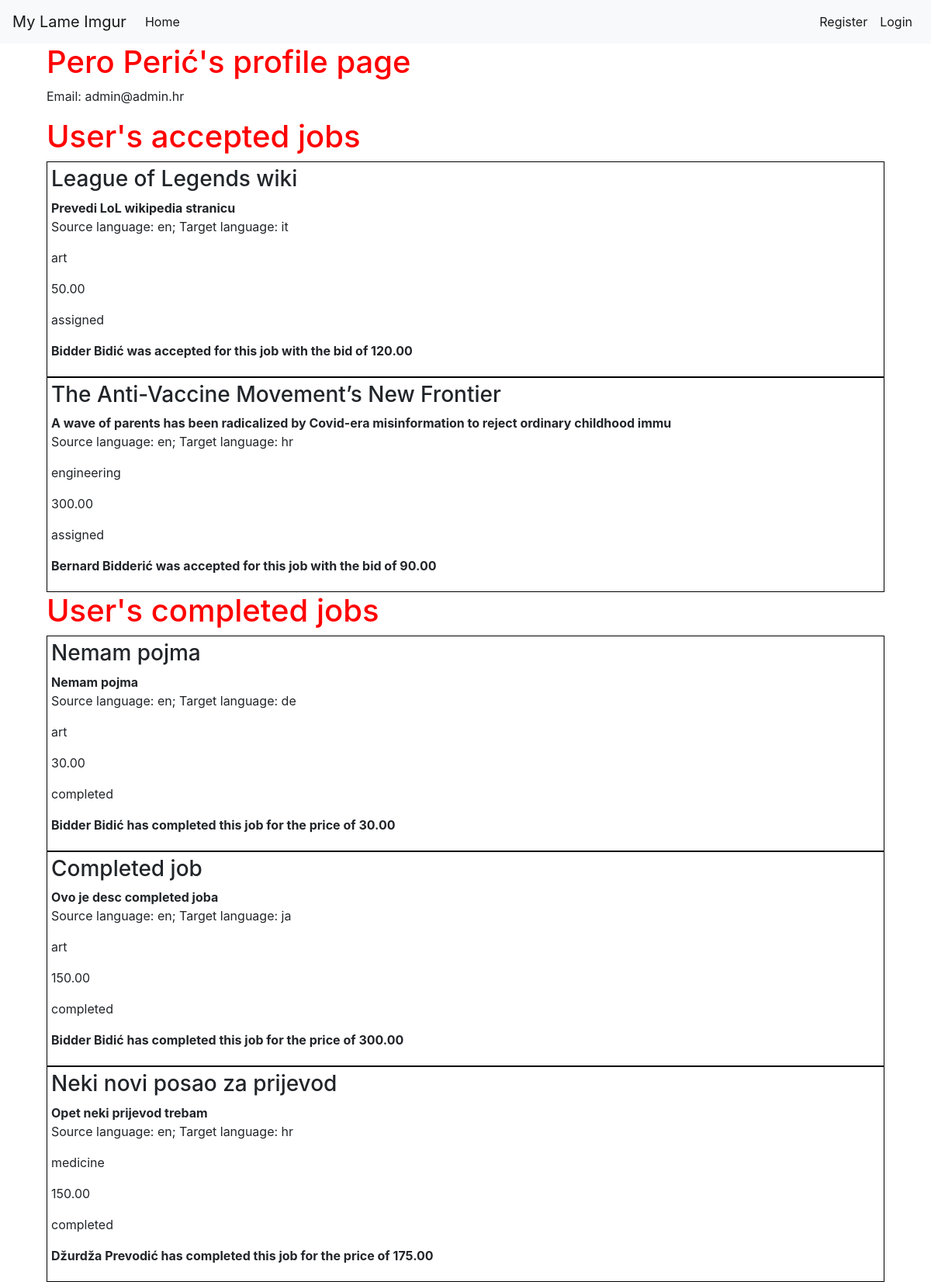
Screenshot of /accounts/profile/1 with the database file from the repository.
### app/models.py (models this page shows, shortened)
class Account(models.Model):
    user = models.OneToOneField(User, on_delete=models.CASCADE)
    name = models.CharField(max_length=100)
    balance = models.DecimalField(max_digits=8, decimal_places=2, default=0)
    translator = models.BooleanField()

class Job(models.Model):
    class Status(models.TextChoices):
        AVAILABLE = 'available', "Available"
        ASSIGNED = 'assigned', "Assigned"
        IN_PROGRESS = 'in_progress', "In Progress"
        COMPLETED = 'completed', "Completed"
    class Field(models.TextChoices):
        ART = 'art', "Art"
        BUS = 'business', "Business"
        COMP = 'computers', "Computers"
        EDU = 'education', "Education"
        ENG = 'engineering', "Engineering"
        FIN = 'finance', "Finance"
        LAW = 'law', "Law"
        LIT = 'literature', "Literature"
        MED = 'medicine', "Medicine"
        SCI = 'science', "Science"
        SOC = 'social_sciences', "Social Sciences"
        TECH = 'technology', "Technology"
    class Language(models.TextChoices):
        ENG = 'en', "English"
        SPA = 'spa', "Spanish"
        FRE = 'fr', "French"
        GER = 'de', "German"
        ITA = 'it', "Italian"
        JPN = 'ja', "Japanese"
        CRO = 'hr', "Croatian"
    user = models.ForeignKey(User, on_delete=models.CASCADE)
    title = models.CharField(max_length=100)
    description = models.CharField(max_length=100)
    source_lang = models.CharField(
            max_length=3,
            choices=Language.choices,
            default=Language.ENG,
    )
    target_lang = models.CharField(
            max_length=3,
            choices=Language.choices,
            default=Language.CRO,
    )
    field = models.CharField(
            max_length=100,
            choices=Field.choices,
            default=Field.ENG,
    )
    budget = models.DecimalField(max_digits=8, decimal_places=2)
    text = models.TextField()
    status = models.CharField(
            max_length=100,
            choices=Status.choices,
            default=Status.AVAILABLE,
    )
    translation = models.TextField(blank=True, null=True)
    def accepted_bid(self):
        return self.bid_set.filter(accepted=True).first()
    def accepted_bidder(self):
        return self.accepted_bid().bidder.account
    @classmethod
    def accepted_jobs_for(cls, user):
        accepted_bids = Bid.objects.filter(job__in=user.job_set.all(), accepted=True)
        accepted_jobs = [ bid.job for bid in accepted_bids if bid.job.status != "completed" ]
        return accepted_jobs

class Bid(models.Model):
    bidder = models.ForeignKey(User, on_delete=models.CASCADE)
    job = models.ForeignKey(Job, on_delete=models.CASCADE)
    price = models.DecimalField(max_digits=8, decimal_places=2)
    accepted = models.BooleanField(default=False)
    completed = models.BooleanField(default=False)

### accounts/views.py (the view)
# urls.py: path('profile/<int:user_id>', views.profile, name="profile"),
def profile(request, user_id):
    user = get_object_or_404(User, pk=user_id)
    accepted_jobs = Job.accepted_jobs_for(user)
    completed_jobs = Job.objects.filter(user=user, status='completed')
    bids = user.bid_set.all()
    won = user.bid_set.filter(accepted=True)
    context = {
        'profile_user': user,
        'accepted_jobs': accepted_jobs,
        'completed_jobs': completed_jobs,
        'bids': bids,
        'won': won,
    }
    return render(request, 'accounts/profile.html', context)

### accounts/templates/accounts/profile.html (shortened to what this page needs)
{% extends 'app/base.html' %}
{% block content %}
<div class="container">
  <div class="row">
    <div class="col-md-12">
      <h1>{{ profile_user.account.name }}'s profile page</h1>
      <p>Email: {{ profile_user.email }}</p>
    </div>
  </div>
  <div class="row">
    <div class="col-md-12">
      <h1>User's accepted jobs</h1>
      {% for job in accepted_jobs  %}
        <div class="job">
          <h3>{{ job.title }}</h3>
          <p>
            <strong>{{ job.description   }}</strong> </br>
            Source language: {{ job.source_lang   }};
            Target language: {{ job.target_lang   }}
          </p>
          <p>{{ job.field   }}</p>
          <p>{{ job.budget   }}</p>
          <p>{{ job.status   }}</p>
          <p>
            <strong>
              {{ job.accepted_bidder.name }} was accepted for this job with the
              bid of {{ job.accepted_bid.price }}
            </strong>
          </p>
        </div>
      {% empty %}
        <p>No accepted jobs</p>
      {% endfor %}
    </div>
    <div class="col-md-12">
      <h1>User's completed jobs</h1>
      {% for job in completed_jobs  %}
        <div class="job">
          <h3>{{ job.title }}</h3>
          <p>
            <strong>{{ job.description   }}</strong> </br>
            Source language: {{ job.source_lang   }};
            Target language: {{ job.target_lang   }}
          </p>
          <p>{{ job.field   }}</p>
          <p>{{ job.budget   }}</p>
          <p>{{ job.status   }}</p>
          <p>
            <strong>
              {{ job.accepted_bidder.name }} has completed this job for the
              price of {{ job.accepted_bid.price }}
            </strong>
          </p>
        </div>
      {% empty %}
        <p>No completed jobs</p>
      {% endfor %}
    </div>
  </div>
</div>
{% endblock content %}

### app/static/app/css/app.css (style rules this page uses)
.content h1 { color: red; }
.job { padding: 5px; border: 1px solid black; }

### rows the page displays
Job: title "League of Legends wiki", description "Prevedi LoL wikipedia stranicu", source_lang "en", target_lang "it", field "art", budget "50.00", status "assigned", accepted_bidder.name "Bidder Bidić", accepted_bid.price "120.00"
Job: title "The Anti-Vaccine Movement’s New Frontier", description "A wave of parents has been radicalized by Covid-era misinformation to reject ordinary childhood immu", source_lang "en", target_lang "hr", field "engineering", budget "300.00", status "assigned", accepted_bidder.name "Bernard Bidderić", accepted_bid.price "90.00"
Job: title "Nemam pojma", description "Nemam pojma", source_lang "en", target_lang "de", field "art", budget "30.00", status "completed", accepted_bidder.name "Bidder Bidić", accepted_bid.price "30.00"
Job: title "Completed job", description "Ovo je desc completed joba", source_lang "en", target_lang "ja", field "art", budget "150.00", status "completed", accepted_bidder.name "Bidder Bidić", accepted_bid.price "300.00"
Job: title "Neki novi posao za prijevod", description "Opet neki prijevod trebam", source_lang "en", target_lang "hr", field "medicine", budget "150.00", status "completed", accepted_bidder.name "Džurdža Prevodić", accepted_bid.price "175.00"

### other values shown
{{ profile_user.account.name }} "Pero Perić"
{{ profile_user.email }} "admin@admin.hr"
